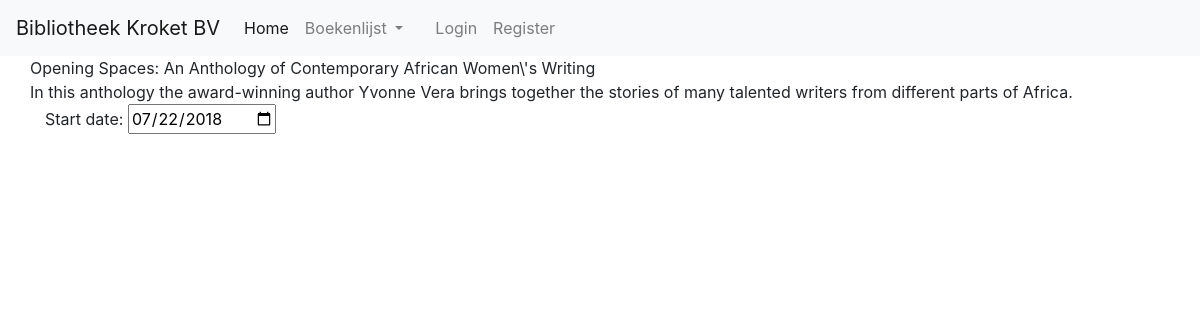
Page /details.php?id=1 on the committed database.
### tables this page shows
CREATE TABLE `books` (
  `id` int(11) NOT NULL,
  `title` varchar(199) DEFAULT NULL,
  `author` varchar(45) DEFAULT NULL,
  `isbn13` bigint(20) DEFAULT NULL,
  `format` varchar(21) DEFAULT NULL,
  `publisher` varchar(46) DEFAULT NULL,
  `pages` int(11) DEFAULT NULL,
  `dimensions` varchar(32) DEFAULT NULL,
  `overview` varchar(18591) DEFAULT NULL
);

### details.php (the view)
<?php
require_once('config/database.php');
include('includes/header.php');
$id = $_GET["id"];
?>
<div class="container">
    <div class="row">
        <?php
        $sql = "SELECT * FROM books WHERE id=$id";
        $result = $dbconn->query($sql);
        if ($result->num_rows > 0) {
            $row = $result->fetch_assoc();
            $title = $row["title"];
            $overview = $row["overview"];
            echo $title . "<br>" . $overview;
        } else {
        ?>
            <div class="error">
                <p>Geen resultaten.</p>
            </div>
        <?php
        }
        ?>
    </div>
    <form action="" method="post">
        <label for="start">Start date:</label>
        <input type="date" id="start" name="trip-start" value="2018-07-22" min="2018-01-01">
    </form>
</div>
<?php
include('includes/footer.php');
?>

### rows in the picture
books: title "Opening Spaces: An Anthology of Contemporary African Women\\'s Writing", overview "In this anthology the award-winning author Yvonne Vera brings together the stories of many talented writers from different parts of Africa."

### other values in the picture
COMPANY_NAME "Bibliotheek Kroket BV"
